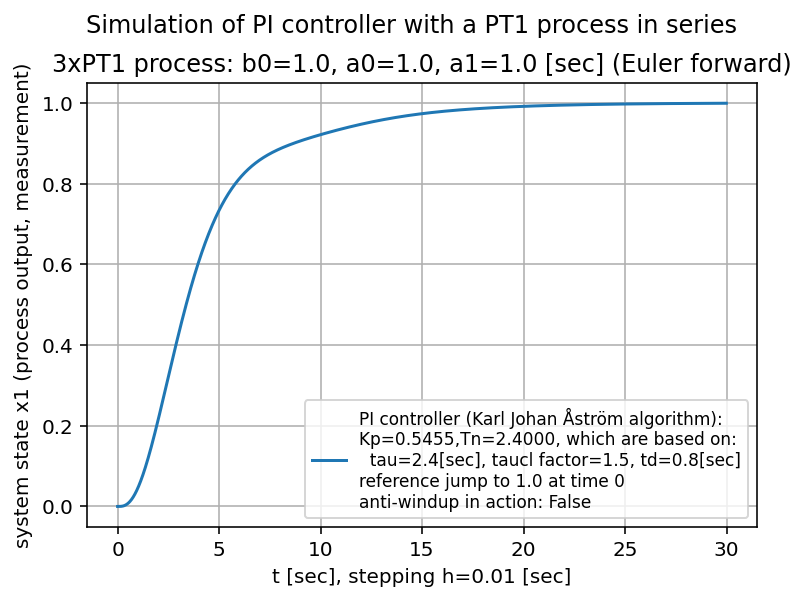

Write Python code to recreate this figure.
# -*- coding: utf-8 -*-
"""
2025-03-05

3.5f3_PI-control-loop_with_3xPT1_Euler_forward_process.py


Based on program:
    3.5f2_PI-control-loop_with_2xPT1_Euler_forward_process.py


tests: looks OK


ideas:

"""

import numpy as np
import matplotlib.pyplot as plt
from matplotlib import font_manager


# ini values:
tstart = 0.0
h = 0.01  # delta t

BOUND = False  # True = bounded controller output (for dead time process)
U_MAX = 2.0   # absolute; org 2.0

ANTIWINDUPACTION = False

# 2 x PT1 process coefficients:
b0 = 1.0
a0 = 1.0
a1 = 1.0
# numerator polynomial:   b0
# denominator polynomial: (a1*s + a0)*(a1*s + a0)*(a1*s + a0)


# PI controller parameters:
#   using Lambda Tuning here only for 1xPT1:
#     Controller Gain Kc = tau/(gp x (taucl + td))
#     Integral Time Ti = tau
# =>
tau=2.4  # [sec]; rough human reading
gp=1.0
taucl_factor = 1.5  # org: 3.0
taucl=taucl_factor*tau
td=0.8  # [sec]; rough human reading
# =>
Kp = tau/(gp * (taucl + td))
Tn = tau


# for real PID control:
Tf = 0.2  # time constant of lowpass filter of 1st order (PT1) [sec]


STEPS = 3000  # 1250 for process step responses
tstop = STEPS * h + tstart
t = np.arange(tstart,tstop,h)
x1_KJA = np.zeros([STEPS])

u = np.zeros([STEPS])
e = np.zeros([STEPS])
lpf = np.zeros([STEPS])  # low-pass filter of first order for D-term

w_1 = 1.0  # jump of reference value at t = 0

# transient disturbance:
t_dist_start_t = 15.0
t_dist_stop_t  = 17.0
t_dist_start   = t_dist_start_t / h
t_dist_stop    = t_dist_stop_t / h
DIST_VAL = 0.01


SIGMA = 0.0035  # sigma of noisy measurement
x1_noise = 1.0 + np.random.normal(0.0, SIGMA, STEPS)


###############################
#
# PID algorithm from:
# chapter 6 "PID Control" from "Control System Design" by Karl Johan Åström, 2002
# --> page 242 at "Summarizing we find that the PID controller can be approximated by"
#
# b and c are just constants: b for set point weighting
# r(t) = reference signal
# k = Kp
# y(t) = measurement = process variable to be controlled
# D-term: N for Td/N = Tf = time constant of PT1 filter, typically 8..20
# this implementation only has derivative action on the measurement:
# read from page 222:
# "The parameter c is normally zero to avoid large transients in the control
#  signal due to sudden changes in the setpoint."
# => set point weight factor c := 0, also in the active code below:

x1_KJA = np.zeros([STEPS])  # measurement
# x1pt1_KJA = np.zeros([STEPS])  # PT1 measurement; just to compare
# x1pt2_KJA = np.zeros([STEPS])  # PT2 measurement; just to compare

I_KJA = np.zeros([STEPS])  # I-term of Karl Johan Åström-PID controller
D_KJA = np.zeros([STEPS])  # D-term of Karl Johan Åström-PID controller
# r_KJA = np.zeros([STEPS])  # set point
# r_KJA[:] = 1.0
# r_KJA[0] = 0.0  # here, set point jump at second point in time
u_KJA = np.zeros([STEPS])  # controller output for monitoring

Kp_KJA = Kp*1.0
# Tv_KJA = Tv*1.0
# Tf  = Tv/N =>
Tf_KJA = Tf*1.0
# N = Tv_KJA/Tf_KJA


# long constant expressions for the process:
A0 = a0**3*h**3 - 3*a0**2*a1*h**2 + 3*a0*a1**2*h
A1 = a0**2*h**2 - 2*a0*a1*h + a1**2


for k in range(2,STEPS):
    # P-term:
    P_KJA = Kp_KJA * (w_1 - x1_KJA[k])
    # D-term with derivative of measurement only:
    # D_KJA[k] = Tv_KJA/(Tv_KJA + Tf)\
    #            * (D_KJA[k-1] - Kp_KJA*N*(x1_KJA[k] - x1_KJA[k-1]))

    # controller output:
    u_KJA[k] = P_KJA + I_KJA[k]  # + D_KJA[k]

    ANTIWINDUP = False
    if BOUND is True:
        if abs(u_KJA[k]) > U_MAX:
            u_KJA[k] = np.sign(u_KJA[k]) * U_MAX
            ANTIWINDUP = True

    # I-term:
    if k < STEPS-1:
        if ANTIWINDUPACTION is True:
            if ANTIWINDUP is False:
                # control error which goes into the integrator of controller
                control_error = w_1 - x1_KJA[k]
            else:
                control_error = 0.0  # no more control error in this case
        else:
            control_error = w_1 - x1_KJA[k]

        I_KJA[k+1] = I_KJA[k] + Kp_KJA*h/Tn*control_error

    # process:
    if k < STEPS-1:
        # Euler forward emulation of
        # process transfer function G(s) = b0 / ((a0 + a1*s)*(a0 + a1*s)*(a0 + a1*s))
        # ...
        # again using SymPy; see at:
        #   3.5f2_PI-control-loop_with_2xPT1_Euler_forward_process.py

        x1_KJA[k+1] = 1.0/a1**3.0 * ((a1**3.0 - A0)*x1_KJA[k-2] \
                                     - 3.0*a1**2.0*(a0*h - a1)*x1_KJA[k] \
                                     - 3.0*a1*A1*x1_KJA[k-1]
                                     + b0*h**3.0*u_KJA[k-2])

        # x1_KJA[k+1] = 1.0/a1**3.0 * ((a1**3.0 - A0)*x1_KJA[k-2] \
        #                              - 3.0*a1**2.0*(a0*h - a1)*x1_KJA[k] \
        #                              - 3.0*a1*A1*x1_KJA[k-1]
        #                              + b0*h**3.0*r_KJA[k-2])

        # to compare the step responses:
        # x1pt1_KJA[k+1] = (1 - a0*h/a1)*x1pt1_KJA[k] + b0/a1*h*r_KJA[k]

        # x1pt2_KJA[k+1] = 1/(a1**2.0) * (2*a1*(a1-a0*h)*x1pt2_KJA[k] \
        #                  + (-a1**2.0 - a0**2.0*h**2.0+2.0*a0*a1*h)*x1pt2_KJA[k-1] \
        #                  + b0*h**2.0*r_KJA[k-1])


        # x1_KJA[k+1] = x1_KJA[k+1] * x1_KJA_noise[k+1]

        # transient disturbance:
        # if t_dist_start <= k <= t_dist_stop:
            # x1_KJA[k+1] += DIST_VAL



plt.suptitle('Simulation of PI controller with a PT1 process in series', y = 1.0)
# plt.suptitle('Simulation of open loop: PT1 process in series (3x)', y = 1.0)
plt.title('3xPT1 process: b0=1.0, a0=1.0, a1=1.0 [sec] (Euler forward)', y = 1.0)

# plt.plot(t,x1_KJA, label=f'PID controller (KJ Åström algo):\
# \nKp={Kp_KJA:.2f},Tn={Tn:.2f},Tv={Tv_KJA:.2f},Tf={Tf_KJA:.2f}')

plt.plot(t,x1_KJA, label=f'PI controller (Karl Johan Åström algorithm):\
\nKp={Kp_KJA:.4f},Tn={Tn:.4f}, which are based on:\
\n  tau={tau}[sec], taucl factor={taucl_factor}, td={td}[sec]\
\nreference jump to 1.0 at time 0\
\nanti-windup in action: {ANTIWINDUPACTION}')

# plt.plot(t,x1_KJA, label="3xPT1: step response to reference jump to 1.0 at time 0\
# \ntd ≈ 0.8 [sec], tau ≈ 2.4 [sec]")

# plt.plot(t,x1pt1_KJA, label="1xPT1")
# plt.plot(t,x1pt2_KJA, label="2xPT1")

# plt.axhline(0.63, color='r', label='63% of process value (PV)', linestyle='--')

# if BOUND is True:
    # plt.plot(t,u_KJA, label=f'bounded controller output: -{U_MAX}..+{U_MAX}',\
    # color="red", linestyle='--')
# else:
    # plt.plot(t,u_KJA, label='unbounded controller output',\
    # color="red", linestyle='--')

# plt.plot(t,I_KJA, label='variable for integral part of controller',\
# linestyle=':', color="#1f77b4")  # matplotlib default plot color


plt.xlabel(f't [sec], stepping h={h} [sec]')
plt.ylabel('system state x1 (process output, measurement)')


font = font_manager.FontProperties(size=8.5)
# plt.legend(loc="upper right", prop=font)
plt.legend(prop=font)

plt.grid()
plt.show()


# print("\nmin(D_KJA)=",min(D_KJA))
# print("max(D_KJA)=",max(D_KJA))
print("\nmin(u_KJA)=",min(u_KJA))
print("max(u_KJA)=",max(u_KJA))


# end of 3.5f3_PI-control-loop_with_3xPT1_Euler_forward_process.py
